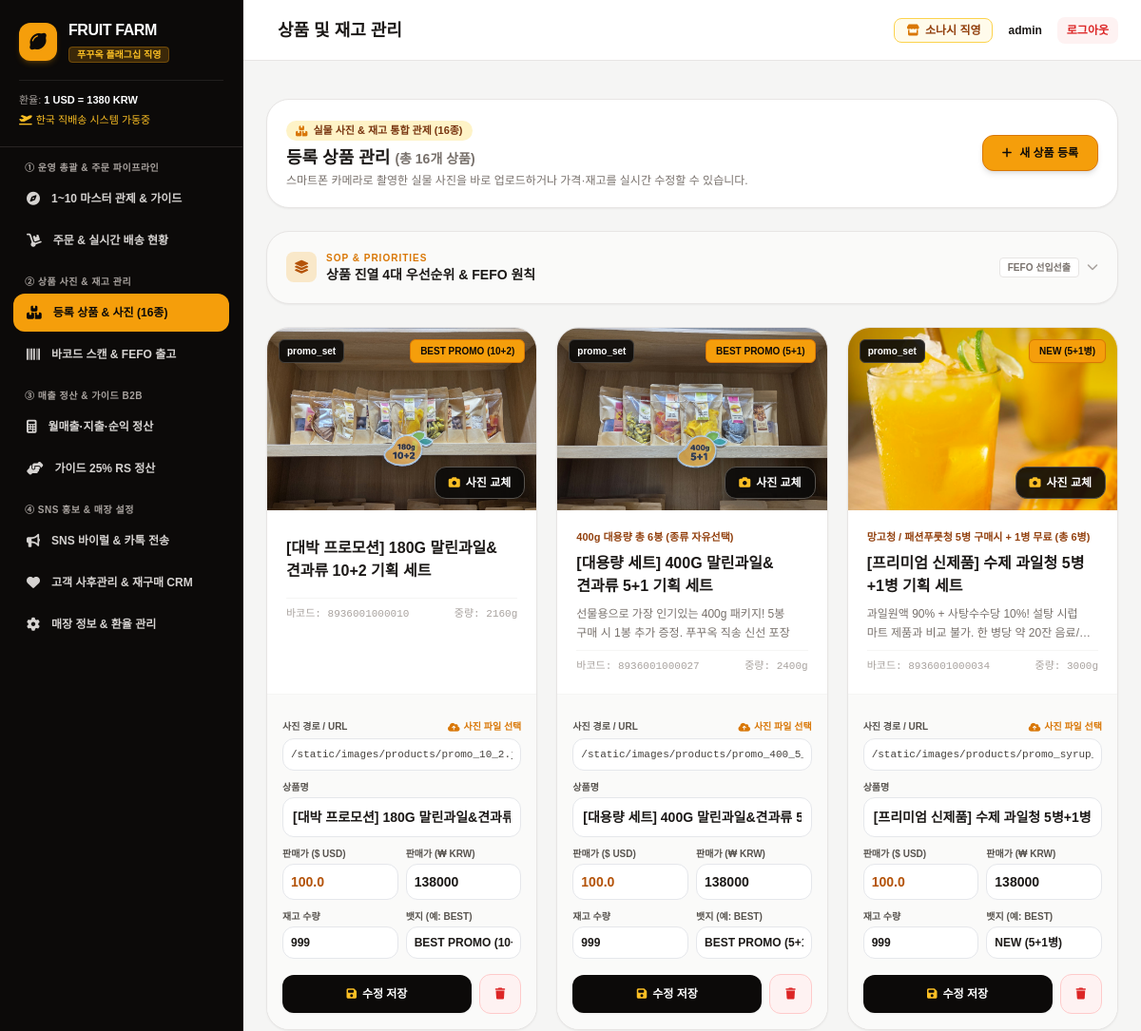
The app's page /admin/products (signed in, upper part), older data.
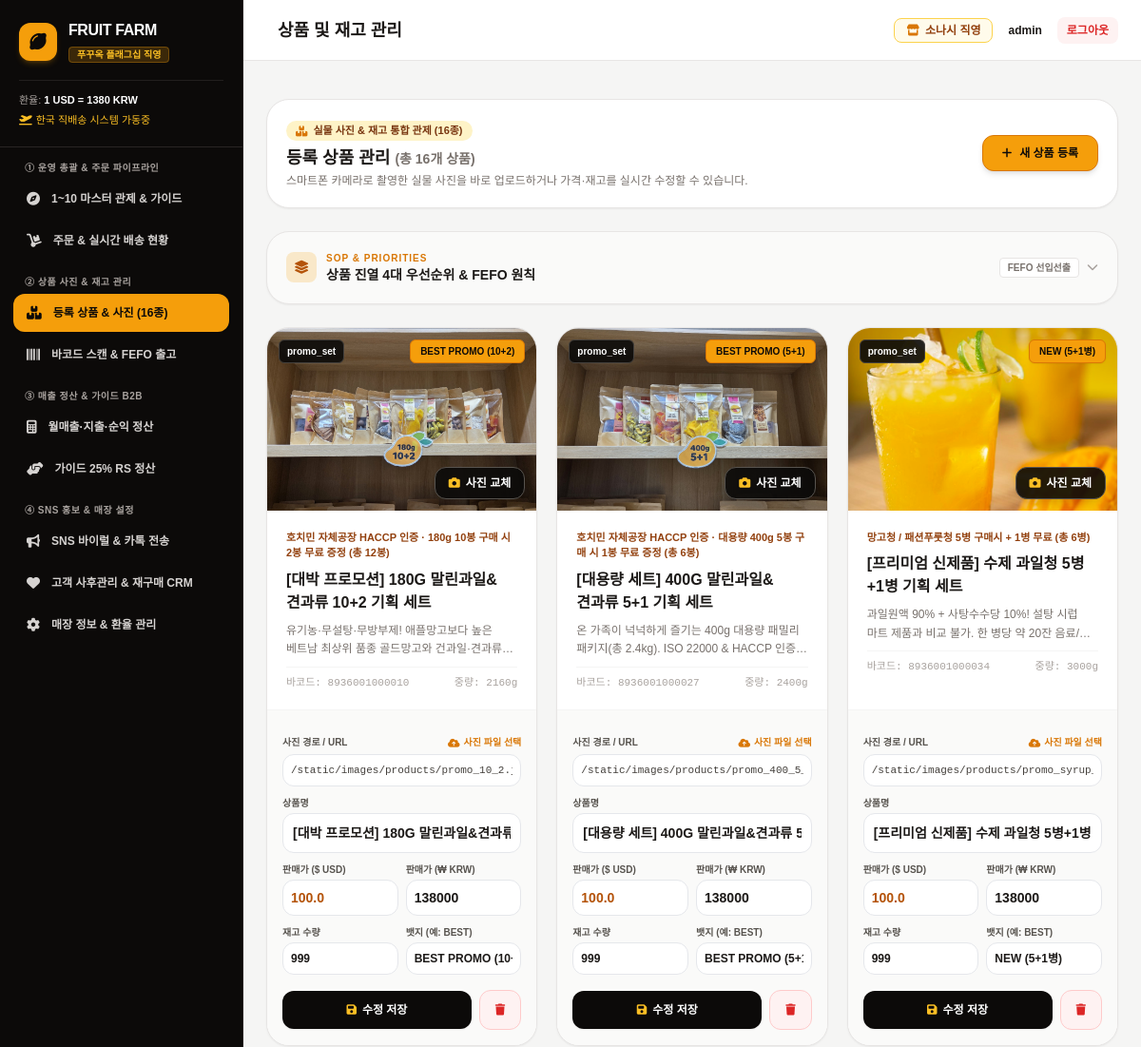
The same page, newer data.
### tables this page shows
CREATE TABLE products (
        id INTEGER PRIMARY KEY AUTOINCREMENT,
        name TEXT NOT NULL,
        category TEXT NOT NULL, -- 'dried_fruit', 'nuts', 'fruit_syrup', 'promo_set', 'tea_etc'
        sub_title TEXT,
        description TEXT,
        price_usd REAL NOT NULL,
        price_krw INTEGER NOT NULL,
        weight_g INTEGER DEFAULT 180,
        image_url TEXT,
        is_best BOOLEAN DEFAULT 0,
        is_promo BOOLEAN DEFAULT 0,
        stock INTEGER DEFAULT 999,
        badge TEXT,
        created_at TIMESTAMP DEFAULT CURRENT_TIMESTAMP
    , barcode TEXT);

### app.py (the view, shortened to what this page needs)
@app.route('/admin/products', methods=['GET', 'POST'])
@login_required
def admin_products():
    conn = get_db()
    cursor = conn.cursor()
    cursor.execute("SELECT * FROM products ORDER BY id ASC")
    products = [dict(r) for r in cursor.fetchall()]
    conn.close()
    return render_template('admin/products.html', products=products)

### app.py (called while the page is built)
def login_required(f):
    @wraps(f)
    def decorated_function(*args, **kwargs):
        if not session.get('admin_logged_in'):
            return redirect(url_for('admin_login', next=request.url))
        return f(*args, **kwargs)
    return decorated_function

@app.before_request
def enforce_admin_security():
    if request.is_secure or request.headers.get('X-Forwarded-Proto') == 'https':
        app.config['SESSION_COOKIE_SECURE'] = True
    else:
        app.config['SESSION_COOKIE_SECURE'] = False
    path = request.path
    if path.startswith('/admin') or path.startswith('/api/admin'):
        if path == '/admin/login':
            return None
        if not session.get('admin_logged_in'):
            if path.startswith('/api/admin'):
                return jsonify({'success': False, 'message': '관리자 인증이 필요합니다.'}), 401
            flash('보안 안내: 관리자 권한으로 로그인 후 이용하실 수 있습니다.', 'warning')
            return redirect(url_for('admin_login', next=request.url))

### database.py (called while the page is built)
def get_db():
    conn = sqlite3.connect(DB_PATH)
    conn.row_factory = sqlite3.Row
    return conn

### templates/admin/products.html (shortened to what the changed rows need)
{% extends "admin/base_admin.html" %}
{% block admin_content %}
<div class="space-y-4 sm:space-y-6">
    <div class="grid grid-cols-1 md:grid-cols-2 lg:grid-cols-3 gap-4 sm:gap-5">
        {% for p in products %}
        <div class="bg-white rounded-2xl sm:rounded-3xl border border-stone-200 shadow-sm overflow-hidden flex flex-col justify-between hover:border-amber-400 transition">
            <div>
                <div class="relative h-52 sm:h-48 bg-stone-100 overflow-hidden group">
                    <img id="prodImg_{{ p.id }}" src="{{ p.image_url }}" alt="{{ p.name }}" class="w-full h-full object-cover transition duration-300 group-hover:scale-105">
                    <span class="absolute top-3 left-3 bg-stone-950/90 text-white text-[10px] font-black px-2 py-1 rounded-md border border-stone-700">
                        {{ p.category }}
                    </span>
                    {% if p.badge %}
                    <span class="absolute top-3 right-3 bg-amber-500 text-stone-950 text-[10px] font-black px-2.5 py-1 rounded-md shadow-sm border border-amber-600">
                        {{ p.badge }}
                    </span>
                    {% endif %}
                    <label for="imgUpload_{{ p.id }}" class="absolute bottom-3 right-3 bg-stone-950/90 active:bg-amber-600 hover:bg-black text-white text-xs font-black px-3.5 py-2 rounded-xl border border-stone-600 shadow-lg cursor-pointer flex items-center space-x-1.5 transition transform active:scale-95 touch-manipulation">
                        <i class="fa-solid fa-camera text-amber-400"></i>
                        <span>사진 교체</span>
                    </label>
                </div>
                <div class="p-4 sm:p-5 space-y-2">
                    <div class="text-[11px] text-amber-800 font-black">{{ p.sub_title }}</div>
                    <h4 class="font-black text-sm sm:text-base text-stone-900 leading-snug [word-break:keep-all]">{{ p.name }}</h4>
                    <p class="text-xs text-stone-500 line-clamp-2 leading-relaxed [word-break:keep-all]">{{ p.description }}</p>
                    <div class="pt-2 flex items-center justify-between text-[11px] text-stone-400 font-mono border-t border-stone-100">
                        <span>바코드: {{ p.barcode or 'N/A' }}</span>
                        <span>중량: {{ p.weight_g }}g</span>
                    </div>
                </div>
            </div>
            <form method="POST" action="{{ url_for('admin_products') }}" onsubmit="submitProductEdit(event, this)" class="p-3.5 sm:p-4 bg-stone-50 border-t border-stone-100 space-y-2.5 text-xs">
                <div>
                    <div class="flex items-center justify-between mb-1">
                        <label class="text-[10px] font-bold text-stone-600">사진 경로 / URL</label>
                        <label for="imgUpload_{{ p.id }}" class="text-[10px] font-black text-amber-600 hover:text-amber-700 cursor-pointer flex items-center gap-1">
                            <i class="fa-solid fa-cloud-arrow-up"></i>
                            <span>사진 파일 선택</span>
                        </label>
                    </div>
                    <input type="text" name="image_url" id="imgUrlInput_{{ p.id }}" value="{{ p.image_url }}" oninput="updateImagePreview({{ p.id }}, this.value)" class="w-full p-2 border rounded-xl bg-white font-mono text-[11px] text-stone-700 focus:ring-2 focus:ring-amber-500 focus:outline-none" placeholder="/static/images/products/... 또는 URL">
                </div>
                <div>
                    <label class="block text-[10px] font-bold text-stone-600 mb-0.5">상품명</label>
                    <input type="text" name="name" value="{{ p.name }}" required class="w-full p-2.5 border rounded-xl bg-white font-bold text-stone-900 text-xs sm:text-sm focus:ring-2 focus:ring-amber-500 focus:outline-none">
                </div>
                <div class="grid grid-cols-2 gap-2">
                    <div>
                        <label class="block text-[10px] font-bold text-stone-600 mb-0.5">판매가 ($ USD)</label>
                        <input type="number" step="0.5" name="price_usd" value="{{ p.price_usd }}" required class="w-full p-2 border rounded-xl bg-white font-black text-amber-700 text-sm focus:ring-2 focus:ring-amber-500 focus:outline-none">
                    </div>
                    <div>
                        <label class="block text-[10px] font-bold text-stone-600 mb-0.5">판매가 (₩ KRW)</label>
                        <input type="number" name="price_krw" value="{{ p.price_krw }}" required class="w-full p-2 border rounded-xl bg-white font-bold text-stone-900 text-sm focus:ring-2 focus:ring-amber-500 focus:outline-none">
                    </div>
                </div>
                <div class="grid grid-cols-2 gap-2">
                    <div>
                        <label class="block text-[10px] font-bold text-stone-600 mb-0.5">재고 수량</label>
                        <input type="number" name="stock" value="{{ p.stock }}" required class="w-full p-2 border rounded-xl bg-white font-black {% if p.stock < 25 %}border-red-400 bg-red-50 text-red-700{% else %}text-stone-900{% endif %} focus:ring-2 focus:ring-amber-500 focus:outline-none">
                    </div>
                    <div>
                        <label class="block text-[10px] font-bold text-stone-600 mb-0.5">뱃지 (예: BEST)</label>
                        <input type="text" name="badge" value="{{ p.badge or '' }}" placeholder="뱃지 없음" class="w-full p-2 border rounded-xl bg-white text-stone-900 font-bold focus:ring-2 focus:ring-amber-500 focus:outline-none">
                    </div>
                </div>
                <div class="flex items-center space-x-2 pt-1.5">
                    <button type="submit" class="submit-btn flex-grow py-3 bg-stone-950 hover:bg-black active:bg-amber-600 text-white font-black rounded-xl transition text-xs shadow-sm flex items-center justify-center gap-1.5 touch-manipulation">
                        <i class="fa-solid fa-floppy-disk text-amber-400"></i>
                        <span>수정 저장</span>
                    </button>
                    <button type="submit" name="action" value="delete" onclick="return confirm('정말 이 상품을 삭제하시겠습니까?');" class="px-4 py-3 bg-red-50 hover:bg-red-600 hover:text-white text-red-600 border border-red-200 font-bold rounded-xl transition text-xs touch-manipulation" title="상품 삭제">
                        <i class="fa-solid fa-trash"></i>
                    </button>
                </div>
            </form>
        </div>
        {% endfor %}
    </div>
</div>
{% endblock %}

Row changes from the older to the newer data that the page shows:
changed products "[대박 프로모션] 180G 말린과일&견과류 10+2 기획 세트": sub_title (not shown) → "호치민 자체공장 HACCP 인증 · 180g 10봉 구매 시 2봉 무료 증정 (총 12봉)"; description (not shown) → "유기농·무설탕·무방부제! 애플망고보다 높은 베트남 최상위 품종 골드망고와…"
changed products "[대용량 세트] 400G 말린과일&견과류 5+1 기획 세트": sub_title "400g 대용량 총 6봉 (종류 자유선택)" → "호치민 자체공장 HACCP 인증 · 대용량 400g 5봉 구매 시 1봉 무료 증정 (총 6봉)"; description "선물용으로 가장 인기있는 400g 패키지! 5봉 구매 시 1봉 추가 증정. 푸꾸옥 직송 신선 포장" → "온 가족이 넉넉하게 즐기는 400g 대용량 패밀리 패키지(총 2.4kg). ISO 22000 & HACCP…"
